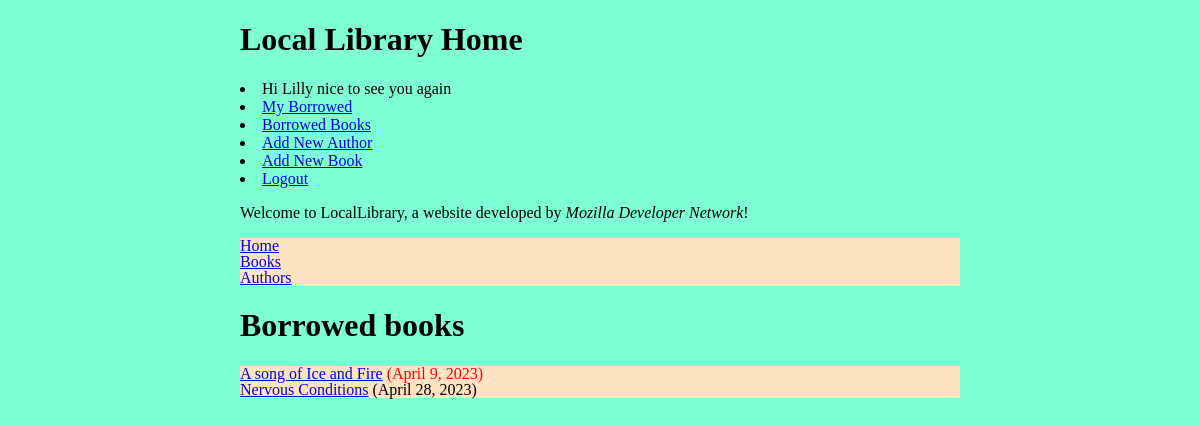
/catalog/mybooks/ (signed in), run on an earlier commit of the app's database.
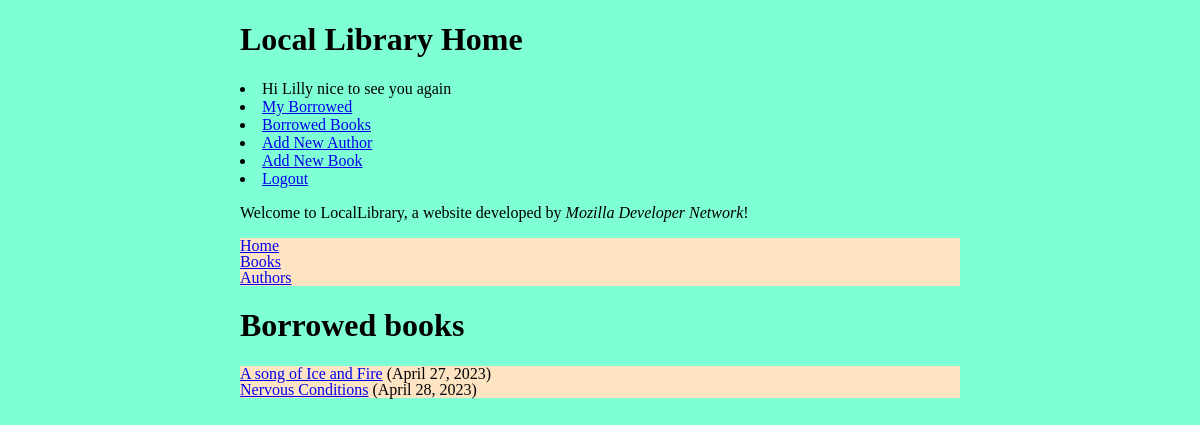
And on a later commit of the database.
### catalog/models.py (models this page shows, shortened)
class BookInstance(models.Model):
   id=models.UUIDField(primary_key=True, default=uuid.uuid4, help_text='Unique ID for this particular book across whole library')
   due_back=models.DateField(null=True,blank=True)
   book=models.ForeignKey(Book,on_delete=models.PROTECT,null=True)
   imprint=models.CharField(max_length=200)
   borrower = models.ForeignKey(User, on_delete=models.SET_NULL, null=True, blank=True)
   LOAN_STATUS = (
        ('m', 'Maintenance'),
        ('o', 'On loan'),
        ('a', 'Available'),
        ('r', 'Reserved'),
    )
   status=models.CharField(max_length=1,
        choices=LOAN_STATUS,
        blank=True,
        default='m',
        help_text='Book availability',)
   class Meta:
      ordering=['due_back']
      permissions = (("can_mark_returned", "Set book as returned"),)
   def is_overdue(self):
    return bool(self.due_back and date.today() > self.due_back)

class Book(models.Model):
    title = models.CharField(max_length=200)
    author = models.ForeignKey('Author', on_delete=models.SET_NULL, null=True)
    summary = models.TextField(max_length=1000, help_text='Enter a brief description of the book')
    isbn = models.CharField('ISBN', max_length=13, unique=True,
                             help_text='13 Character <a href="https://www.isbn-international.org/content/what-isbn">ISBN number</a>')
    genre = models.ManyToManyField(Genre, help_text='Select a genre for this book')
    def display_genre(self):
       return ', '.join(genre.name for genre in self.genre.all()[:3])
    display_genre.short_description = 'Genre'

### catalog/views.py (the view)
# urls.py: path('mybooks/', views.LoanedBooksByUserListView.as_view(), name='my-borrowed'),
class LoanedBooksByUserListView(LoginRequiredMixin,ListView):
    model = models.BookInstance
    template_name = 'bookinstance_list_borrowed_user.html'
    paginate_by = 5
    def get_queryset(self):
        context = (models.BookInstance.objects.filter(borrower=self.request.user).filter(status='o').order_by('due_back'))
        return context

### catalog/templates/bookinstance_list_borrowed_user.html (shortened to what this page needs)
{% extends "base.html" %}
{% block content %}
    <h1>Borrowed books</h1>
    {% if bookinstance_list %}
    <ul>
      {% for bookinst in bookinstance_list %}
      <li class="{% if bookinst.is_overdue %}text-danger{% endif %}">
        <a href="{% url 'book-detail' bookinst.book.pk %}">{{ bookinst.book.title }}</a> ({{ bookinst.due_back }})
      </li>
      {% endfor %}
    </ul>
    {% else %}
      <p>There are no books borrowed.</p>
    {% endif %}
{% endblock %}

What changed in the data, as far as the page shows it:
changed BookInstance "A song of Ice and Fire": due_back "April 9, 2023" → "April 27, 2023"
